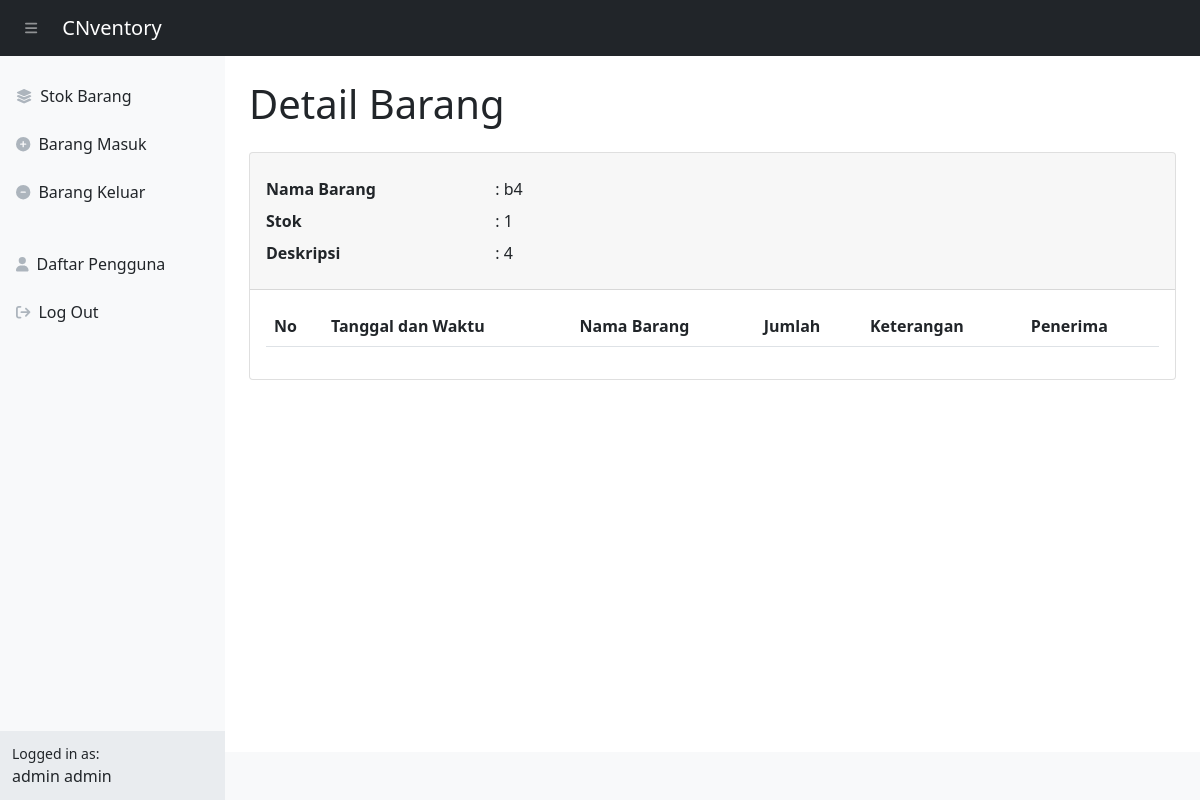
Screenshot of /detail_barang.php?id=32 (signed in) with the database file from the repository.
### tables this page shows
CREATE TABLE `stock` (
  `idbarang` int(11) NOT NULL,
  `namabarang` varchar(25) NOT NULL,
  `deskripsi` varchar(25) NOT NULL,
  `stock` int(11) NOT NULL
);

### detail_barang.php (the view, shortened to what this page needs)
<?php
require 'config/db_connect.php';
$id = $_GET['id'];
$sql_detail = "SELECT * FROM stock WHERE idbarang='$id'";
$result_detail = mysqli_query($conn, $sql_detail);
$data_detail = mysqli_fetch_array($result_detail);
?>
<!DOCTYPE html>
<html lang="en">
    <head>
        <link href="css/styles.css" rel="stylesheet" />
    </head>
    <body class="sb-nav-fixed">
        <?php require 'templates/topnavigation.php'; ?>
        <div id="layoutSidenav">
            <?php require 'templates/sidenavigation.php'; ?>
            <div id="layoutSidenav_content">
                <main>
                    <div class="container-fluid px-4">
                        <h1 class="my-4">Detail Barang</h1>
                        <div class="card mb-4">
                            <div class="card-header py-3">
                                <div class="row my-2">
                                    <p class="col col-md-3 fw-bold m-0">Nama Barang</p>
                                    <p class="col col-md-9 m-0">: <?php echo $data_detail['namabarang'] ?></p>
                                </div>
                                <div class="row my-2">
                                    <p class="col col-md-3 fw-bold m-0">Stok</p>
                                    <p class="col col-md-9 m-0">: <?php echo $data_detail['stock'] ?></p>
                                </div>
                                <div class="row my-2">
                                    <p class="col col-md-3 fw-bold m-0">Deskripsi</p>
                                    <p class="col col-md-9 m-0">: <?php echo $data_detail['deskripsi'] ?></p>
                                </div>
                            </div>
                            <div class="card-body">
                                <table id="datatablesSimple" class="table table-striped">
                                    <thead>
                                        <tr>
                                            <th>No</th>
                                            <th>Tanggal dan Waktu</th>
                                            <th>Nama Barang</th>
                                            <th>Jumlah</th>
                                            <th>Keterangan</th>
                                            <th>Penerima</th>
                                        </tr>
                                    </thead>
                                </table>
                            </div>
                        </div>
                    </div>
                </main>
                <?php require 'templates/footer.php'; ?>
            </div>
        </div>
        <link href="https://cdn.jsdelivr.net/npm/simple-datatables@latest/dist/style.css" rel="stylesheet" type="text/css">
    </body>
</html>

### rows the page displays
stock: namabarang "b4", stock "1", deskripsi "4"

### other values shown
$_SESSION['role'] "admin"
$_SESSION['username'] "admin"
